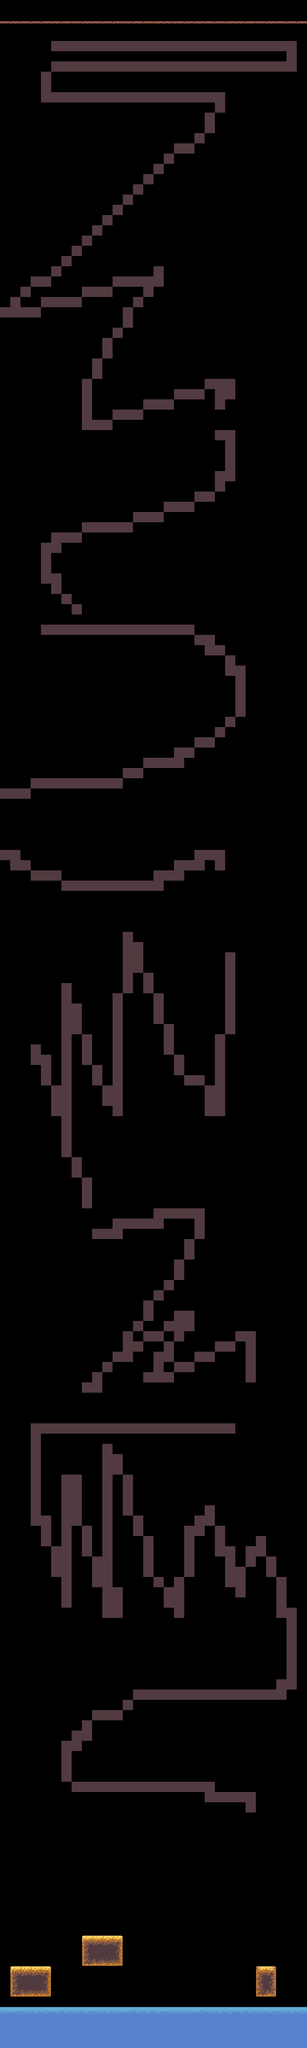

This game map was drawn from its Tiled (.tmx) file and the tilesets committed beside it. A one-line description and the trimmed map source follow:
An orthogonal 30x200 tile map with 32x32 px tiles, 1 tile layer (Tile Layer 1).

<map version="1.10" tiledversion="1.10.2" orientation="orthogonal" renderorder="right-down" width="30" height="200" tilewidth="32" tileheight="32" infinite="0" nextlayerid="2" nextobjectid="1">
 <tileset firstgid="1" source="Tileset.tsx" />
 <layer id="1" name="Tile Layer 1" width="30" height="200">
  <data>[6000 cells, 764 non-empty, 20 distinct tile ids]</data>
 </layer>
</map>